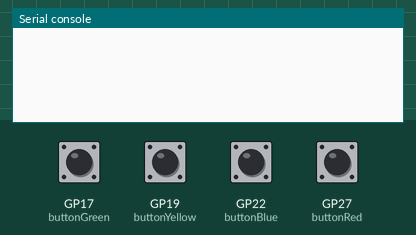
A program run on a simulated Raspberry Pi Pico running MicroPython. Parts: the last lines printed to the serial console. The inputs (shaded band) are chosen by the test bench; at power-on: GP17 (buttonGreen), GP19 (buttonYellow), GP22 (buttonBlue), GP27 (buttonRed) LOW.

Above: at 1.2 s.
1.3 s: GP17 (buttonGreen) pulled HIGH for 0.15 s
At 1.9 s:
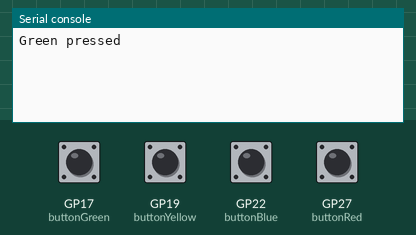
2.9 s: GP19 (buttonYellow) pulled HIGH for 0.15 s
At 4.1 s:
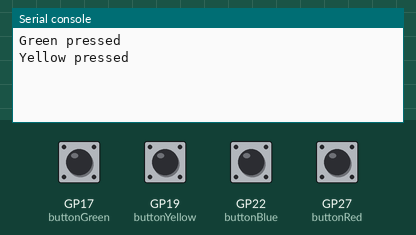
4.5 s: GP22 (buttonBlue) pulled HIGH for 0.15 s
At 5.6 s:
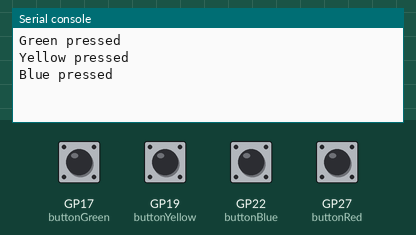
6.1 s: GP27 (buttonRed) pulled HIGH for 0.15 s
At 6.8 s:
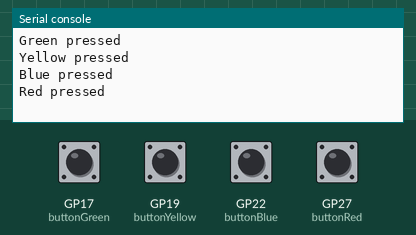

Measured:
- after the input at 1.3 s, the serial console: prints a new line at once (image 1)
- after the input at 2.9 s, the serial console: prints a new line at once (image 2)
- after the input at 4.5 s, the serial console: prints a new line at once (image 3)
- after the input at 6.1 s, the serial console: prints a new line at once (image 4)

The program:

button_test.py
```python
from machine import Pin
from time import sleep

buttonGreen = Pin(17, Pin.IN)
buttonYellow = Pin(19, Pin.IN)
buttonBlue = Pin(22, Pin.IN)
buttonRed = Pin(27, Pin.IN)

while True:

    if buttonGreen.value() == True:
        print("Green pressed")
        sleep(1)

    elif buttonBlue.value() == True:
        print("Blue pressed")
        sleep(1)

    elif buttonRed.value() == True:
        print("Red pressed")
        sleep(1)

    elif buttonYellow.value() == True:
        print("Yellow pressed")
        sleep(1)
```
